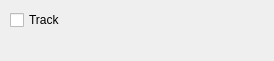
<ui version="4.0" >
 <class>ArgSetTrack</class>
 <widget class="QWidget" name="ArgSetTrack" >
  <property name="geometry" >
   <rect>
    <x>0</x>
    <y>0</y>
    <width>274</width>
    <height>61</height>
   </rect>
  </property>
  <layout class="QVBoxLayout" >
   <property name="margin" >
    <number>10</number>
   </property>
   <property name="spacing" >
    <number>6</number>
   </property>
   <item>
    <layout class="QHBoxLayout" >
     <property name="margin" >
      <number>0</number>
     </property>
     <property name="spacing" >
      <number>6</number>
     </property>
     <item>
      <widget class="QCheckBox" name="CheckTrack" >
       <property name="toolTip" >
        <string>Toggle Tracking on/off</string>
       </property>
       <property name="whatsThis" >
        <string>If checked, the sky will remain focused on its current position or object as time passes.  This is called &quot;Tracking&quot;.  Note that tracking is automatically engaged whenever an object is centered at the focus point.  So, if you use &quot;lookToward&quot; with an object name, you do not need to engage tracking.  

If unchecked, then Tracking will be forced off, even if an object has been centered.  As time passes, the sky will then appear to drift by (due to the rotation of the Earth).</string>
       </property>
       <property name="text" >
        <string>Track</string>
       </property>
      </widget>
     </item>
     <item>
      <spacer>
       <property name="orientation" >
        <enum>Qt::Horizontal</enum>
       </property>
       <property name="sizeType" >
        <enum>QSizePolicy::Expanding</enum>
       </property>
       <property name="sizeHint" >
        <size>
         <width>40</width>
         <height>20</height>
        </size>
       </property>
      </spacer>
     </item>
    </layout>
   </item>
   <item>
    <spacer>
     <property name="orientation" >
      <enum>Qt::Vertical</enum>
     </property>
     <property name="sizeType" >
      <enum>QSizePolicy::Expanding</enum>
     </property>
     <property name="sizeHint" >
      <size>
       <width>20</width>
       <height>40</height>
      </size>
     </property>
    </spacer>
   </item>
  </layout>
 </widget>
  <resources/>
 <connections/>
</ui>
